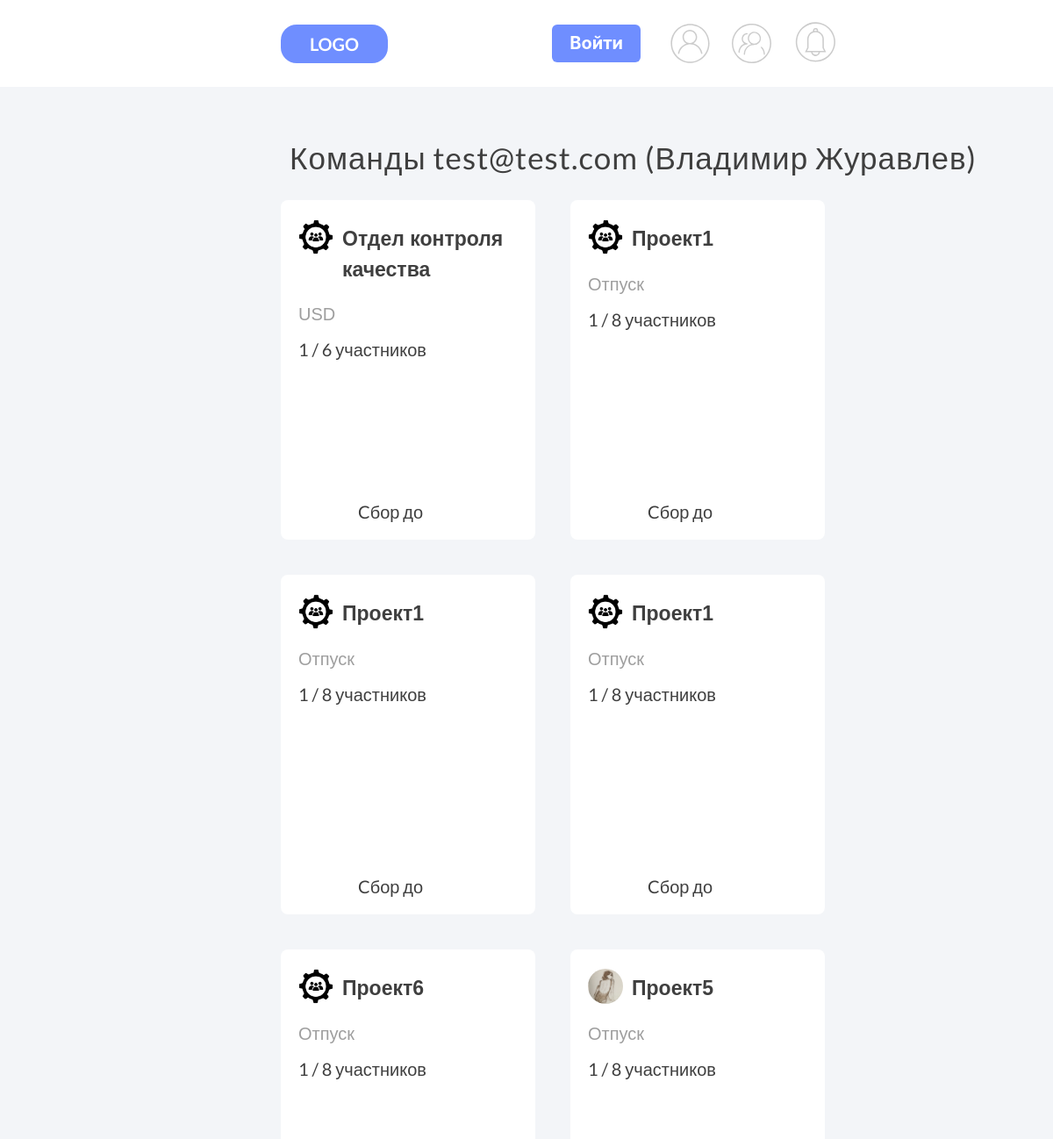
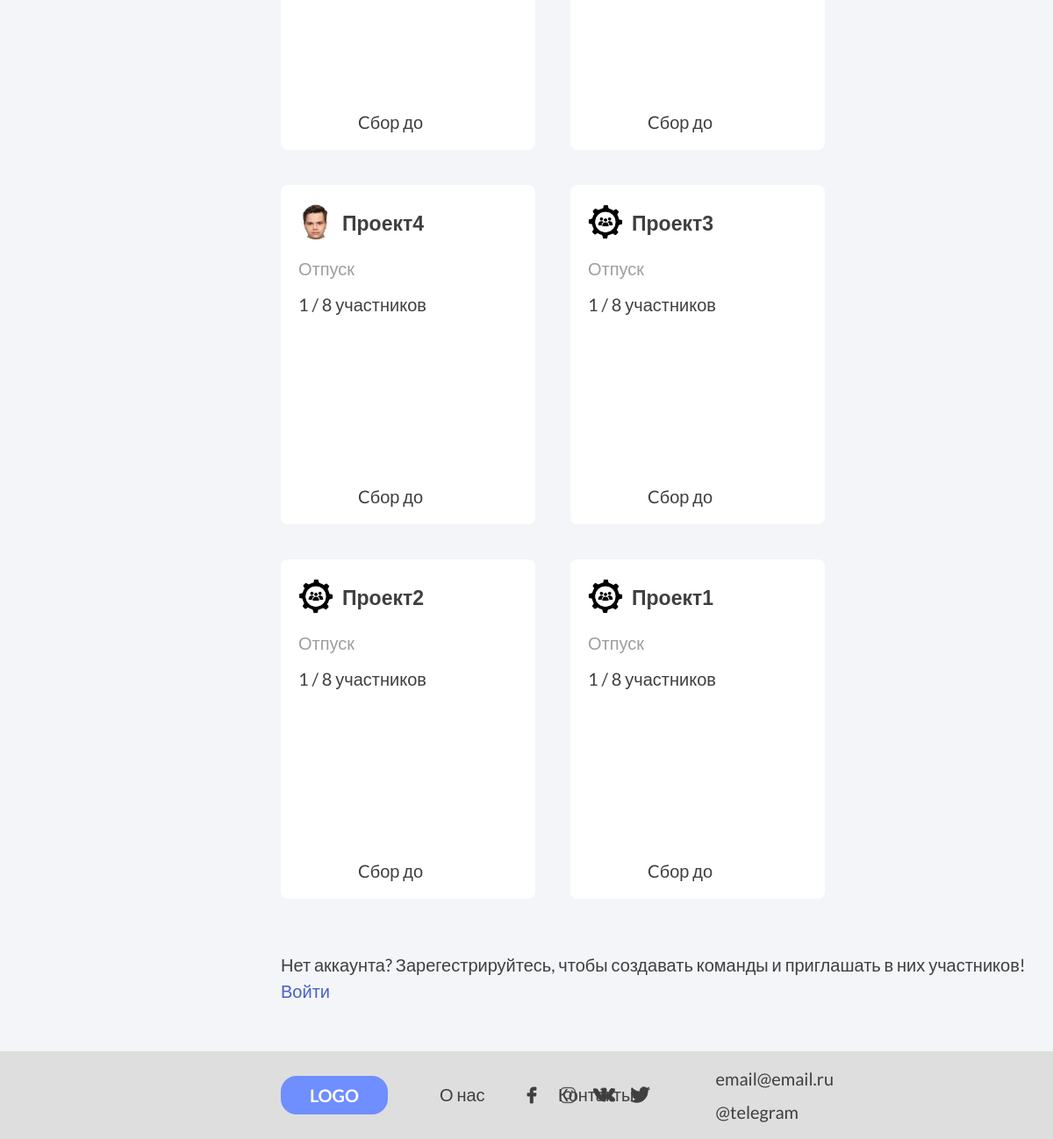
Screenshot of /profile/1/user-teams with the database file from the repository (2 pictures, top to bottom).
### users/models.py (models this page shows, shortened)
class Profile(models.Model):
    user = models.OneToOneField(
        CustomUser,
        related_name='profile',
        on_delete=models.CASCADE
        )
    email = models.EmailField(_('email address'), unique=True)
    full_name = models.CharField(
        'Имя Фамилия',
        max_length=40,
        null=True,
        blank=True
        )
    town = models.CharField(
        ('Город пользователя'),
        null=True,
        max_length=20,
        blank=True
        )
    phone_number = models.CharField(
        'Телефон пользователя',
        null=True,
        blank=True,
        max_length=30
        )
    date_birth = models.CharField(
        'Возраст пользователя',
        null=True,
        blank=True,
        max_length=50)
    img = models.ImageField(
        'Фото пользователя',
        default='default.png',
        upload_to='user_images'
        )
    info = models.TextField('Информация о пользователе')
    education = models.CharField(
        'Информация об образовании',
        max_length=50,
        null=True,
        blank=True
        )
    work_experience = models.TextField('Опыт работы',null=True, blank=True)
    public_activities = models.TextField('Общественная деятельность',null=True, blank=True)
    teams = models.ManyToManyField(
        'Team',
        verbose_name='Мои команды',
        blank=True,
        related_name='teams'
        )
    instagram = models.URLField(
        max_length=100,
        blank=True,
        null=True,
        )
    vk = models.URLField(
        max_length=100,
        blank=True,
        null=True,
        )
    facebook = models.URLField(
        max_length=100,
        blank=True,
        null=True,
        )
    twitter = models.URLField(
        max_length=100,
        blank=True,
        null=True,
        )
    active_team_id = models.IntegerField(default=0)
    class Meta:
        verbose_name = 'Профиль'
        verbose_name_plural = 'Профили'

class Team(models.Model):
    ACTIVE = 'active'
    DELETED = 'deleted'
    CHOICES_STATUS  = (
        (ACTIVE, 'Active'),
        (DELETED, 'Deleted')
    )
    name = models.CharField(
        'Наименование команды',
        max_length=64,
        )
    description = models.CharField(
        'Описание команды',
        max_length=1024,
        null=True,
        blank=True
        )
    owner = models.ForeignKey(
        CustomUser,
        related_name='created_teams',
        verbose_name='Автор команды',
        on_delete=models.CASCADE,
        blank=True,
        null=True,
        )
    members = models.ManyToManyField(
        CustomUser,
        related_name='users_teams',
        verbose_name='Участники',
        blank=True,
        )
    count_of_players = models.IntegerField('Число участников')
    created_at = models.DateTimeField(
        'Дата cоздания команды',
        auto_now_add=True,
        null=True,
        blank=True
        )
    img = models.ImageField(
        'Фото команды',
        default='default-team.png',
        upload_to='user_images'
        )
    status = models.CharField(max_length=10, choices=CHOICES_STATUS, default=ACTIVE)
    class Meta:
        ordering = ['-created_at']
        verbose_name = 'Команду'
        verbose_name_plural = 'Команды'

### users/views.py (the view)
# urls.py: path('profile/<int:pk>/user-teams', userViews.UserTeamView.as_view(), name='user-teams'),
class UserTeamView(ListView):
    template_name = 'teams/user-teams.html'
    model = Profile
    paginate_by = 4
    def get_context_data(self, **kwards):
        ctx = super(UserTeamView, self).get_context_data(**kwards)
        ctx['target'] = Profile.objects.get(pk=self.kwargs['pk'])
        return ctx

### users/templates/teams/user-teams.html (shortened to what this page needs)
{% extends 'users/base.html'%}
{% load static %}
{% block link %}
    <link rel="stylesheet" type='text/css' href="{% static 'teams/css/user-teams.css' %}">
{% endblock %}
{% block content %}
    <div class="my-teams">
        {% if target.id == user.id %}
            <div class="text-label-mt"> Мои команды </div>
        {% else %}
            <div class="text-label-mt"> Команды {{ target.email }} ({{ target.full_name }}) </div>
        {% endif %}
        <div class="block-teams" id="teamID">
            {% for team in target.teams.all %}
                <a href="{% url 'team' team.id %}" class="icon-team">
                    <div class="frame-19">
                        <div class="frame-26">
                            <div class="frame-17">
                                <div class="frame-21">
                                    <img src="{{ team.img.url }}" alt="" class="unsplash">
                                </div>
                                <div class="frame-25">
                                    <div class="text_label_t valign-text-middle lato-semi-bold-ship-gray-23px"> {{ team.name }} </div>
                                </div>
                            </div>
                            <div class="text_label valign-text-middle lato-semi-bold-ship-gray-20px"> {{team.description|striptags|truncatechars:50}} </div>
                            <div class="frame-20">
                                <div class="frame-19-pl">
                                    <div class="valign-text-middle players  lato-normal-ship-gray"> {{team.members.all|length}} / {{team.count_of_players}} участников </div>
                                </div>
                            </div>
                        </div>
                        <div class="sbor valign-text-middle lato-normal-ship-gray"> Cбор до  </div>
                    </div>
                </a>
            {% endfor %}
        </div>
        {% if target.id == user.id %}
            <div class="frame-99">
                <a href="{% url 'team-create' %}">
                    <button class="btn btn-outline-dark"> Cоздать команду </button>
                </a>
            </div>
        {% elif not user.is_authenticated %}
            <div class="frame-99 lato-normal-ship-gray"> Нет аккаунта? Зарегестрируйтесь, чтобы создавать команды и приглашать в них участников! <a href="{% url 'login' %}"> Войти</a> </div>
        {% else  %}
            <div class="frame-99">
                <a href="">
                    <button class="btn btn-outline-dark "> Пригласить в команду </button>
                </a>
            </div>
        {% endif %}
    </div>
{%endblock%}

### users/static/users/css/base.css (style rules this page uses)
body { width: 100%; height: 100%; }
.lato-normal-ship-gray { color:rgba(63, 63, 63, 1); font-family: 'Lato', sans-serif; font-size: 20px; font-weight: 400; font-style: normal; }
.lato-semi-bold-ship-gray-23px { color: rgba(63, 63, 63, 1); font-family: 'Lato-SemiBold', sans-serif; font-size: 23px; font-weight: 600; font-style: normal; }
.lato-semi-bold-ship-gray-20px { color: rgba(63, 63, 63, 1); font-family: 'Lato-SemiBold', sans-serif; font-size: 20px; font-weight: 400; font-style: normal; }
.base a { text-decoration: none; transition: 200ms; transition-timing-function: ease-in-out; -webkit-transition: 200ms; -webkit-transition-timing-function: ease-in-out; }

### users/static/teams/css/user-teams.css (style rules this page uses)
:root { --font-family-lato: "Lato"; }
.text-label-mt { background-color: transparent; color:rgba(63, 63, 63, 1); font-family: 'Lato', sans-serif; font-size: 35px; font-weight: 400; font-style: normal; height: auto; left: 330px; letter-spacing: 1.05px; line-height: normal; mix-blend-mode: normal; position: absolute; text-align: left; top: 158px; width: auto; }
.block-teams { display: flex; flex-wrap: wrap; margin-left: 320px; margin-top: 129px; max-width: 1300px; gap: 40px; margin-bottom: 60px; }
.frame-19 { background-color: white; border-radius: 8px; border: 2px solid transparent; height: 387px; width: 290px; display: flex; flex-direction: column; overflow: hidden; padding: 20px 0; transition: 400ms; transition-timing-function: ease-in-out; -webkit-transition: 400ms; -webkit-transition-timing-function: ease-in-out; }
.frame-26 { align-items: flex-start; align-self: center; border: 1px none; background-color: transparent; display: flex; flex-direction: column; gap: 14px; width: 250px; }
.frame-17 { align-items: flex-start; border: 1px none; display: flex; gap: 10px; width: 250px; }
.unsplash { background-color: transparent; height: 40px; mix-blend-mode: normal; min-width: 40px; border-radius: 50%; object-fit: cover; mix-blend-mode: normal; }
.frame-25 { align-items: flex-start; border: 1px none; display: flex; flex: 1; gap: 10px; padding: 5px 0px 7px; }
.text_label { align-self: stretch; background-color: transparent; letter-spacing: 0px; line-height: 26px; mix-blend-mode: normal; opacity: 0.5; word-wrap: break-word; word-break: break-all; }
.frame-20 { align-items: flex-start; border: 1px none; display: flex; flex-direction: column; gap: 20px; width: fit-content; }
.players { background-color: transparent; letter-spacing: 0px; line-height: 26px; width: fit-content; mix-blend-mode: normal; white-space: nowrap; }
.sbor { height: 26px; letter-spacing: 0; line-height: 26px; margin-left: 86px; margin-top: 320px; min-width: 184px; white-space: nowrap; position: absolute; }
.frame-99 { margin-bottom: 30px; margin-left: 320px; }

### rows the page displays
Profile: email "test@test.com", full_name "Владимир Журавлев"
Team: img (placeholder picture), name "Отдел контроля качества", description "USD", members.all|length "1", count_of_players "6"
Team: img (placeholder picture), name "Проект1", description "Отпуск", members.all|length "1", count_of_players "8"
Team: img (placeholder picture), name "Проект1", description "Отпуск", members.all|length "1", count_of_players "8"
Team: img (placeholder picture), name "Проект1", description "Отпуск", members.all|length "1", count_of_players "8"
Team: img (placeholder picture), name "Проект6", description "Отпуск", members.all|length "1", count_of_players "8"
Team: img (picture), name "Проект5", description "Отпуск", members.all|length "1", count_of_players "8"
Team: img (picture), name "Проект4", description "Отпуск", members.all|length "1", count_of_players "8"
Team: img (placeholder picture), name "Проект3", description "Отпуск", members.all|length "1", count_of_players "8"
Team: img (placeholder picture), name "Проект2", description "Отпуск", members.all|length "1", count_of_players "8"
Team: img (placeholder picture), name "Проект1", description "Отпуск", members.all|length "1", count_of_players "8"
